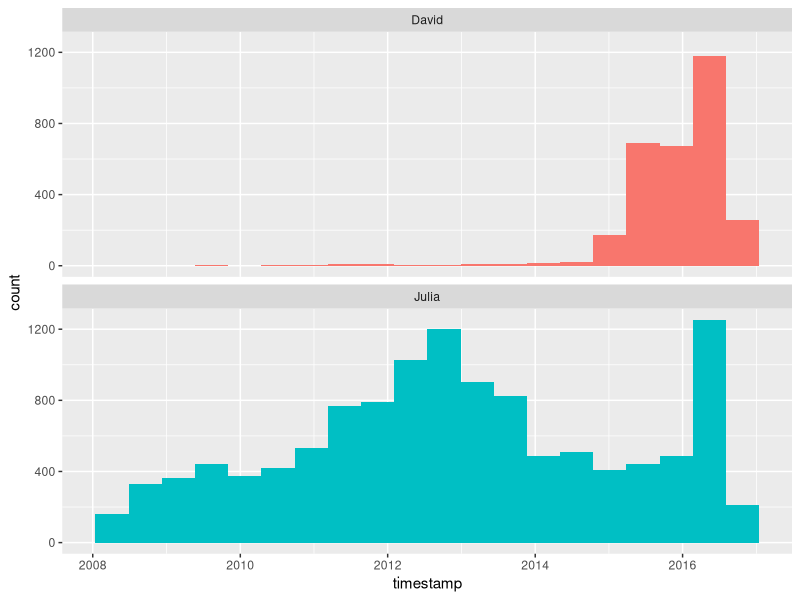

Here is the R script that generated this plot: (Note: this script raises an error after producing the figure.)
## ---- chunk 1
library(lubridate)
library(ggplot2)
library(dplyr)
library(readr)

tweets_julia <- read_csv("data/tweets_julia.csv")
tweets_dave <- read_csv("data/tweets_dave.csv")
tweets <- bind_rows(tweets_julia %>% 
                      mutate(person = "Julia"),
                    tweets_dave %>% 
                      mutate(person = "David")) %>%
  mutate(timestamp = ymd_hms(timestamp))

ggplot(tweets, aes(x = timestamp, fill = person)) +
  geom_histogram(position = "identity", bins = 20, show.legend = FALSE) +
  facet_wrap(~person, ncol = 1)
## ---- chunk 2
library(tidytext)
library(stringr)

remove_reg <- "&amp;|&lt;|&gt;"
tidy_tweets <- tweets %>% 
  filter(!str_detect(text, "^RT")) %>%
  mutate(text = str_remove_all(text, remove_reg)) %>%
  unnest_tokens(word, text, token = "tweets") %>%
  filter(!word %in% stop_words$word,
         !word %in% str_remove_all(stop_words$word, "'"),
         str_detect(word, "[a-z]"))
## ---- chunk 3
frequency <- tidy_tweets %>% 
  group_by(person) %>% 
  count(word, sort = TRUE) %>% 
  left_join(tidy_tweets %>% 
              group_by(person) %>% 
              summarise(total = n())) %>%
  mutate(freq = n/total)

frequency
## ---- chunk 4
library(tidyr)

frequency <- frequency %>% 
  select(person, word, freq) %>% 
  pivot_wider(names_from = person,
              values_from = freq) %>%
  arrange(Julia, David)

frequency
## ---- chunk 5
library(scales)

ggplot(frequency, aes(Julia, David)) +
  geom_jitter(alpha = 0.1, size = 2.5, width = 0.25, height = 0.25) +
  geom_text(aes(label = word), check_overlap = TRUE, vjust = 1.5) +
  scale_x_log10(labels = percent_format()) +
  scale_y_log10(labels = percent_format()) +
  geom_abline(color = "red")
## ---- chunk 6
tidy_tweets <- tidy_tweets %>%
  filter(timestamp >= as.Date("2016-01-01"),
         timestamp < as.Date("2017-01-01"))
## ---- chunk 7
word_ratios <- tidy_tweets %>%
  filter(!str_detect(word, "^@")) %>%
  count(word, person) %>%
  group_by(word) %>%
  filter(sum(n) >= 10) %>%
  ungroup() %>%
  pivot_wider(names_from = person, 
              values_from = n, 
              values_fill = 0) %>%
  mutate(across(where(is.numeric), ~ (. + 1) / (sum(.) + 1))) %>%
  mutate(logratio = log(David / Julia)) %>%
  arrange(desc(logratio))
## ---- chunk 8
word_ratios %>% 
  arrange(abs(logratio))
## ---- chunk 9
word_ratios %>%
  group_by(logratio < 0) %>%
  slice_max(abs(logratio), n = 15) %>% 
  ungroup() %>%
  mutate(word = reorder(word, logratio)) %>%
  ggplot(aes(word, logratio, fill = logratio < 0)) +
  geom_col(show.legend = FALSE) +
  coord_flip() +
  ylab("log odds ratio (David/Julia)") +
  scale_fill_discrete(name = "", labels = c("David", "Julia"))
## ---- chunk 10
words_by_time <- tidy_tweets %>%
  filter(!str_detect(word, "^@")) %>%
  mutate(time_floor = floor_date(timestamp, unit = "1 month")) %>%
  count(time_floor, person, word) %>%
  group_by(person, time_floor) %>%
  mutate(time_total = sum(n)) %>%
  group_by(person, word) %>%
  mutate(word_total = sum(n)) %>%
  ungroup() %>%
  rename(count = n) %>%
  filter(word_total > 30)

words_by_time
## ---- chunk 11
nested_data <- words_by_time %>%
  nest(-word, -person) 

nested_data
## ---- chunk 12
library(purrr)

nested_models <- nested_data %>%
  mutate(models = map(data, ~ glm(cbind(count, time_total) ~ time_floor, ., 
                                  family = "binomial")))

nested_models
## ---- chunk 13
library(broom)

slopes <- nested_models %>%
  mutate(models = map(models, tidy)) %>%
  unnest(cols = c(models)) %>%
  filter(term == "time_floor") %>%
  mutate(adjusted.p.value = p.adjust(p.value))
## ---- chunk 14
top_slopes <- slopes %>% 
  filter(adjusted.p.value < 0.05)

top_slopes
## ---- chunk 15
words_by_time %>%
  inner_join(top_slopes, by = c("word", "person")) %>%
  filter(person == "David") %>%
  ggplot(aes(time_floor, count/time_total, color = word)) +
  geom_line(size = 1.3) +
  labs(x = NULL, y = "Word frequency")
## ---- chunk 16
words_by_time %>%
  inner_join(top_slopes, by = c("word", "person")) %>%
  filter(person == "Julia") %>%
  ggplot(aes(time_floor, count/time_total, color = word)) +
  geom_line(size = 1.3) +
  labs(x = NULL, y = "Word frequency")
## ---- chunk 17
tweets_julia <- read_csv("data/juliasilge_tweets.csv")
tweets_dave <- read_csv("data/drob_tweets.csv")
tweets <- bind_rows(tweets_julia %>% 
                      mutate(person = "Julia"),
                    tweets_dave %>% 
                      mutate(person = "David")) %>%
  mutate(created_at = ymd_hms(created_at))
## ---- chunk 18
tidy_tweets <- tweets %>% 
  filter(!str_detect(text, "^(RT|@)")) %>%
  mutate(text = str_remove_all(text, remove_reg)) %>%
  unnest_tokens(word, text, token = "tweets", strip_url = TRUE) %>%
  filter(!word %in% stop_words$word,
         !word %in% str_remove_all(stop_words$word, "'"))

tidy_tweets
## ---- chunk 19
totals <- tidy_tweets %>% 
  group_by(person, id) %>% 
  summarise(rts = first(retweets)) %>% 
  group_by(person) %>% 
  summarise(total_rts = sum(rts))

totals
## ---- chunk 20
word_by_rts <- tidy_tweets %>% 
  group_by(id, word, person) %>% 
  summarise(rts = first(retweets)) %>% 
  group_by(person, word) %>% 
  summarise(retweets = median(rts), uses = n()) %>%
  left_join(totals) %>%
  filter(retweets != 0) %>%
  ungroup()

word_by_rts %>% 
  filter(uses >= 5) %>%
  arrange(desc(retweets))
## ---- chunk 21
word_by_rts %>%
  filter(uses >= 5) %>%
  group_by(person) %>%
  slice_max(retweets, n = 10) %>% 
  arrange(retweets) %>%
  ungroup() %>%
  mutate(word = factor(word, unique(word))) %>%
  ungroup() %>%
  ggplot(aes(word, retweets, fill = person)) +
  geom_col(show.legend = FALSE) +
  facet_wrap(~ person, scales = "free", ncol = 2) +
  coord_flip() +
  labs(x = NULL, 
       y = "Median # of retweets for tweets containing each word")
## ---- chunk 22
totals <- tidy_tweets %>% 
  group_by(person, id) %>% 
  summarise(favs = first(favorites)) %>% 
  group_by(person) %>% 
  summarise(total_favs = sum(favs))

word_by_favs <- tidy_tweets %>% 
  group_by(id, word, person) %>% 
  summarise(favs = first(favorites)) %>% 
  group_by(person, word) %>% 
  summarise(favorites = median(favs), uses = n()) %>%
  left_join(totals) %>%
  filter(favorites != 0) %>%
  ungroup()
## ---- chunk 23
word_by_favs %>%
  filter(uses >= 5) %>%
  group_by(person) %>%
  slice_max(favorites, n = 10) %>% 
  arrange(favorites) %>%
  ungroup() %>%
  mutate(word = factor(word, unique(word))) %>%
  ungroup() %>%
  ggplot(aes(word, favorites, fill = person)) +
  geom_col(show.legend = FALSE) +
  facet_wrap(~ person, scales = "free", ncol = 2) +
  coord_flip() +
  labs(x = NULL, 
       y = "Median # of favorites for tweets containing each word")
